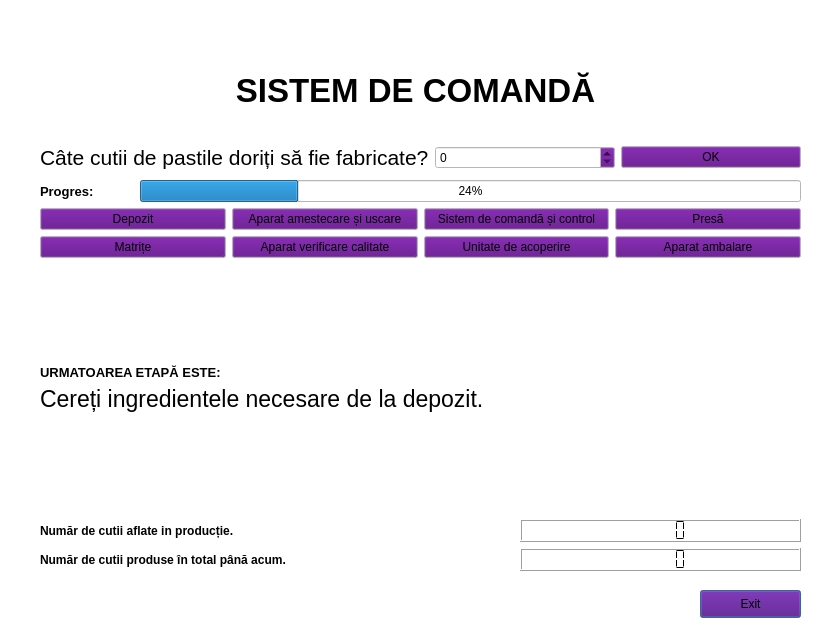
<?xml version="1.0" encoding="UTF-8"?>
<ui version="4.0">
 <class>Dialog</class>
 <widget class="QDialog" name="Dialog">
  <property name="geometry">
   <rect>
    <x>0</x>
    <y>0</y>
    <width>817</width>
    <height>633</height>
   </rect>
  </property>
  <property name="palette">
   <palette>
    <active>
     <colorrole role="Button">
      <brush brushstyle="SolidPattern">
       <color alpha="255">
        <red>85</red>
        <green>0</green>
        <blue>127</blue>
       </color>
      </brush>
     </colorrole>
     <colorrole role="Base">
      <brush brushstyle="SolidPattern">
       <color alpha="255">
        <red>255</red>
        <green>255</green>
        <blue>255</blue>
       </color>
      </brush>
     </colorrole>
     <colorrole role="Window">
      <brush brushstyle="SolidPattern">
       <color alpha="255">
        <red>255</red>
        <green>255</green>
        <blue>255</blue>
       </color>
      </brush>
     </colorrole>
    </active>
    <inactive>
     <colorrole role="Button">
      <brush brushstyle="SolidPattern">
       <color alpha="255">
        <red>85</red>
        <green>0</green>
        <blue>127</blue>
       </color>
      </brush>
     </colorrole>
     <colorrole role="Base">
      <brush brushstyle="SolidPattern">
       <color alpha="255">
        <red>255</red>
        <green>255</green>
        <blue>255</blue>
       </color>
      </brush>
     </colorrole>
     <colorrole role="Window">
      <brush brushstyle="SolidPattern">
       <color alpha="255">
        <red>255</red>
        <green>255</green>
        <blue>255</blue>
       </color>
      </brush>
     </colorrole>
    </inactive>
    <disabled>
     <colorrole role="Button">
      <brush brushstyle="SolidPattern">
       <color alpha="255">
        <red>85</red>
        <green>0</green>
        <blue>127</blue>
       </color>
      </brush>
     </colorrole>
     <colorrole role="Base">
      <brush brushstyle="SolidPattern">
       <color alpha="255">
        <red>255</red>
        <green>255</green>
        <blue>255</blue>
       </color>
      </brush>
     </colorrole>
     <colorrole role="Window">
      <brush brushstyle="SolidPattern">
       <color alpha="255">
        <red>255</red>
        <green>255</green>
        <blue>255</blue>
       </color>
      </brush>
     </colorrole>
    </disabled>
   </palette>
  </property>
  <property name="windowTitle">
   <string>Dialog</string>
  </property>
  <widget class="QLabel" name="label_3">
   <property name="geometry">
    <rect>
     <x>40</x>
     <y>50</y>
     <width>751</width>
     <height>81</height>
    </rect>
   </property>
   <property name="font">
    <font>
     <pointsize>25</pointsize>
     <weight>75</weight>
     <bold>true</bold>
     <underline>false</underline>
     <strikeout>false</strikeout>
     <kerning>true</kerning>
    </font>
   </property>
   <property name="text">
    <string>SISTEM DE COMANDĂ</string>
   </property>
   <property name="alignment">
    <set>Qt::AlignCenter</set>
   </property>
  </widget>
  <widget class="QPushButton" name="exit">
   <property name="geometry">
    <rect>
     <x>700</x>
     <y>590</y>
     <width>101</width>
     <height>28</height>
    </rect>
   </property>
   <property name="text">
    <string>Exit</string>
   </property>
  </widget>
  <widget class="QWidget" name="">
   <property name="geometry">
    <rect>
     <x>40</x>
     <y>140</y>
     <width>761</width>
     <height>35</height>
    </rect>
   </property>
   <layout class="QHBoxLayout" name="horizontalLayout_3">
    <item>
     <widget class="QLabel" name="label">
      <property name="font">
       <font>
        <pointsize>16</pointsize>
       </font>
      </property>
      <property name="text">
       <string>Câte cutii de pastile doriți să fie fabricate?</string>
      </property>
     </widget>
    </item>
    <item>
     <widget class="QSpinBox" name="cate"/>
    </item>
    <item>
     <widget class="QPushButton" name="ok">
      <property name="text">
       <string>OK</string>
      </property>
     </widget>
    </item>
   </layout>
  </widget>
  <widget class="QWidget" name="">
   <property name="geometry">
    <rect>
     <x>40</x>
     <y>180</y>
     <width>761</width>
     <height>391</height>
    </rect>
   </property>
   <layout class="QVBoxLayout" name="verticalLayout_4">
    <item>
     <layout class="QHBoxLayout" name="horizontalLayout_6">
      <item>
       <widget class="QLabel" name="progr">
        <property name="font">
         <font>
          <pointsize>10</pointsize>
          <weight>75</weight>
          <bold>true</bold>
         </font>
        </property>
        <property name="text">
         <string>Progres:</string>
        </property>
       </widget>
      </item>
      <item>
       <spacer name="horizontalSpacer_3">
        <property name="orientation">
         <enum>Qt::Horizontal</enum>
        </property>
        <property name="sizeType">
         <enum>QSizePolicy::Fixed</enum>
        </property>
        <property name="sizeHint" stdset="0">
         <size>
          <width>40</width>
          <height>20</height>
         </size>
        </property>
       </spacer>
      </item>
      <item>
       <widget class="QProgressBar" name="progres">
        <property name="value">
         <number>24</number>
        </property>
       </widget>
      </item>
     </layout>
    </item>
    <item>
     <layout class="QVBoxLayout" name="verticalLayout_3">
      <item>
       <layout class="QVBoxLayout" name="verticalLayout_2">
        <item>
         <layout class="QVBoxLayout" name="verticalLayout">
          <item>
           <layout class="QHBoxLayout" name="horizontalLayout_2">
            <item>
             <widget class="QPushButton" name="depozit">
              <property name="sizePolicy">
               <sizepolicy hsizetype="Preferred" vsizetype="Preferred">
                <horstretch>0</horstretch>
                <verstretch>0</verstretch>
               </sizepolicy>
              </property>
              <property name="cursor">
               <cursorShape>PointingHandCursor</cursorShape>
              </property>
              <property name="text">
               <string>Depozit</string>
              </property>
             </widget>
            </item>
            <item>
             <widget class="QPushButton" name="amestec">
              <property name="sizePolicy">
               <sizepolicy hsizetype="Preferred" vsizetype="Preferred">
                <horstretch>0</horstretch>
                <verstretch>0</verstretch>
               </sizepolicy>
              </property>
              <property name="cursor">
               <cursorShape>PointingHandCursor</cursorShape>
              </property>
              <property name="text">
               <string>Aparat amestecare și uscare</string>
              </property>
             </widget>
            </item>
            <item>
             <widget class="QPushButton" name="comanda">
              <property name="sizePolicy">
               <sizepolicy hsizetype="Preferred" vsizetype="Preferred">
                <horstretch>0</horstretch>
                <verstretch>0</verstretch>
               </sizepolicy>
              </property>
              <property name="cursor">
               <cursorShape>PointingHandCursor</cursorShape>
              </property>
              <property name="text">
               <string>Sistem de comandă și control</string>
              </property>
             </widget>
            </item>
            <item>
             <widget class="QPushButton" name="presa">
              <property name="sizePolicy">
               <sizepolicy hsizetype="Preferred" vsizetype="Preferred">
                <horstretch>0</horstretch>
                <verstretch>0</verstretch>
               </sizepolicy>
              </property>
              <property name="cursor">
               <cursorShape>PointingHandCursor</cursorShape>
              </property>
              <property name="text">
               <string>Presă</string>
              </property>
             </widget>
            </item>
           </layout>
          </item>
          <item>
           <layout class="QHBoxLayout" name="horizontalLayout">
            <item>
             <widget class="QPushButton" name="matrite">
              <property name="sizePolicy">
               <sizepolicy hsizetype="Preferred" vsizetype="Preferred">
                <horstretch>0</horstretch>
                <verstretch>0</verstretch>
               </sizepolicy>
              </property>
              <property name="cursor">
               <cursorShape>PointingHandCursor</cursorShape>
              </property>
              <property name="text">
               <string>Matrițe</string>
              </property>
             </widget>
            </item>
            <item>
             <widget class="QPushButton" name="verificare">
              <property name="sizePolicy">
               <sizepolicy hsizetype="Preferred" vsizetype="Preferred">
                <horstretch>0</horstretch>
                <verstretch>0</verstretch>
               </sizepolicy>
              </property>
              <property name="cursor">
               <cursorShape>PointingHandCursor</cursorShape>
              </property>
              <property name="text">
               <string>Aparat verificare calitate</string>
              </property>
             </widget>
            </item>
            <item>
             <widget class="QPushButton" name="acoperire">
              <property name="sizePolicy">
               <sizepolicy hsizetype="Preferred" vsizetype="Preferred">
                <horstretch>0</horstretch>
                <verstretch>0</verstretch>
               </sizepolicy>
              </property>
              <property name="cursor">
               <cursorShape>PointingHandCursor</cursorShape>
              </property>
              <property name="text">
               <string>Unitate de acoperire</string>
              </property>
             </widget>
            </item>
            <item>
             <widget class="QPushButton" name="ambalare">
              <property name="sizePolicy">
               <sizepolicy hsizetype="Preferred" vsizetype="Preferred">
                <horstretch>0</horstretch>
                <verstretch>0</verstretch>
               </sizepolicy>
              </property>
              <property name="cursor">
               <cursorShape>PointingHandCursor</cursorShape>
              </property>
              <property name="text">
               <string>Aparat ambalare</string>
              </property>
              <property name="default">
               <bool>false</bool>
              </property>
              <property name="flat">
               <bool>false</bool>
              </property>
             </widget>
            </item>
           </layout>
          </item>
         </layout>
        </item>
       </layout>
      </item>
      <item>
       <spacer name="verticalSpacer">
        <property name="orientation">
         <enum>Qt::Vertical</enum>
        </property>
        <property name="sizeHint" stdset="0">
         <size>
          <width>20</width>
          <height>40</height>
         </size>
        </property>
       </spacer>
      </item>
      <item>
       <widget class="QLabel" name="next_etap">
        <property name="sizePolicy">
         <sizepolicy hsizetype="Preferred" vsizetype="Fixed">
          <horstretch>0</horstretch>
          <verstretch>0</verstretch>
         </sizepolicy>
        </property>
        <property name="font">
         <font>
          <pointsize>10</pointsize>
          <weight>75</weight>
          <bold>true</bold>
         </font>
        </property>
        <property name="text">
         <string>URMATOAREA ETAPĂ ESTE:</string>
        </property>
       </widget>
      </item>
      <item>
       <widget class="QLabel" name="text">
        <property name="palette">
         <palette>
          <active>
           <colorrole role="Base">
            <brush brushstyle="SolidPattern">
             <color alpha="255">
              <red>255</red>
              <green>255</green>
              <blue>255</blue>
             </color>
            </brush>
           </colorrole>
           <colorrole role="Window">
            <brush brushstyle="SolidPattern">
             <color alpha="255">
              <red>255</red>
              <green>255</green>
              <blue>255</blue>
             </color>
            </brush>
           </colorrole>
          </active>
          <inactive>
           <colorrole role="Base">
            <brush brushstyle="SolidPattern">
             <color alpha="255">
              <red>255</red>
              <green>255</green>
              <blue>255</blue>
             </color>
            </brush>
           </colorrole>
           <colorrole role="Window">
            <brush brushstyle="SolidPattern">
             <color alpha="255">
              <red>255</red>
              <green>255</green>
              <blue>255</blue>
             </color>
            </brush>
           </colorrole>
          </inactive>
          <disabled>
           <colorrole role="Base">
            <brush brushstyle="SolidPattern">
             <color alpha="255">
              <red>255</red>
              <green>255</green>
              <blue>255</blue>
             </color>
            </brush>
           </colorrole>
           <colorrole role="Window">
            <brush brushstyle="SolidPattern">
             <color alpha="255">
              <red>255</red>
              <green>255</green>
              <blue>255</blue>
             </color>
            </brush>
           </colorrole>
          </disabled>
         </palette>
        </property>
        <property name="font">
         <font>
          <pointsize>17</pointsize>
          <italic>false</italic>
          <kerning>true</kerning>
         </font>
        </property>
        <property name="mouseTracking">
         <bool>false</bool>
        </property>
        <property name="text">
         <string>Cereți ingredientele necesare de la depozit.</string>
        </property>
        <property name="wordWrap">
         <bool>false</bool>
        </property>
       </widget>
      </item>
      <item>
       <spacer name="verticalSpacer_2">
        <property name="orientation">
         <enum>Qt::Vertical</enum>
        </property>
        <property name="sizeHint" stdset="0">
         <size>
          <width>20</width>
          <height>40</height>
         </size>
        </property>
       </spacer>
      </item>
      <item>
       <layout class="QVBoxLayout" name="verticalLayout_5">
        <item>
         <layout class="QHBoxLayout" name="horizontalLayout_5">
          <item>
           <widget class="QLabel" name="label_2">
            <property name="font">
             <font>
              <weight>75</weight>
              <bold>true</bold>
             </font>
            </property>
            <property name="text">
             <string>Număr de cutii aflate in producție.</string>
            </property>
           </widget>
          </item>
          <item>
           <spacer name="horizontalSpacer">
            <property name="orientation">
             <enum>Qt::Horizontal</enum>
            </property>
            <property name="sizeType">
             <enum>QSizePolicy::Fixed</enum>
            </property>
            <property name="sizeHint" stdset="0">
             <size>
              <width>193</width>
              <height>20</height>
             </size>
            </property>
           </spacer>
          </item>
          <item>
           <widget class="QLCDNumber" name="lcd1">
            <property name="baseSize">
             <size>
              <width>0</width>
              <height>0</height>
             </size>
            </property>
            <property name="font">
             <font>
              <pointsize>20</pointsize>
              <weight>75</weight>
              <bold>true</bold>
              <stylestrategy>PreferDefault</stylestrategy>
             </font>
            </property>
            <property name="autoFillBackground">
             <bool>true</bool>
            </property>
            <property name="segmentStyle">
             <enum>QLCDNumber::Flat</enum>
            </property>
            <property name="intValue" stdset="0">
             <number>0</number>
            </property>
           </widget>
          </item>
         </layout>
        </item>
        <item>
         <layout class="QHBoxLayout" name="horizontalLayout_4">
          <item>
           <widget class="QLabel" name="label_4">
            <property name="font">
             <font>
              <weight>75</weight>
              <bold>true</bold>
             </font>
            </property>
            <property name="text">
             <string>Număr de cutii produse în total până acum.</string>
            </property>
           </widget>
          </item>
          <item>
           <spacer name="horizontalSpacer_2">
            <property name="orientation">
             <enum>Qt::Horizontal</enum>
            </property>
            <property name="sizeType">
             <enum>QSizePolicy::Fixed</enum>
            </property>
            <property name="sizeHint" stdset="0">
             <size>
              <width>193</width>
              <height>20</height>
             </size>
            </property>
           </spacer>
          </item>
          <item>
           <widget class="QLCDNumber" name="lcd2">
            <property name="font">
             <font>
              <pointsize>20</pointsize>
              <weight>75</weight>
              <bold>true</bold>
             </font>
            </property>
            <property name="autoFillBackground">
             <bool>true</bool>
            </property>
            <property name="segmentStyle">
             <enum>QLCDNumber::Flat</enum>
            </property>
            <property name="intValue" stdset="0">
             <number>0</number>
            </property>
           </widget>
          </item>
         </layout>
        </item>
       </layout>
      </item>
     </layout>
    </item>
   </layout>
  </widget>
 </widget>
 <resources/>
 <connections/>
</ui>
